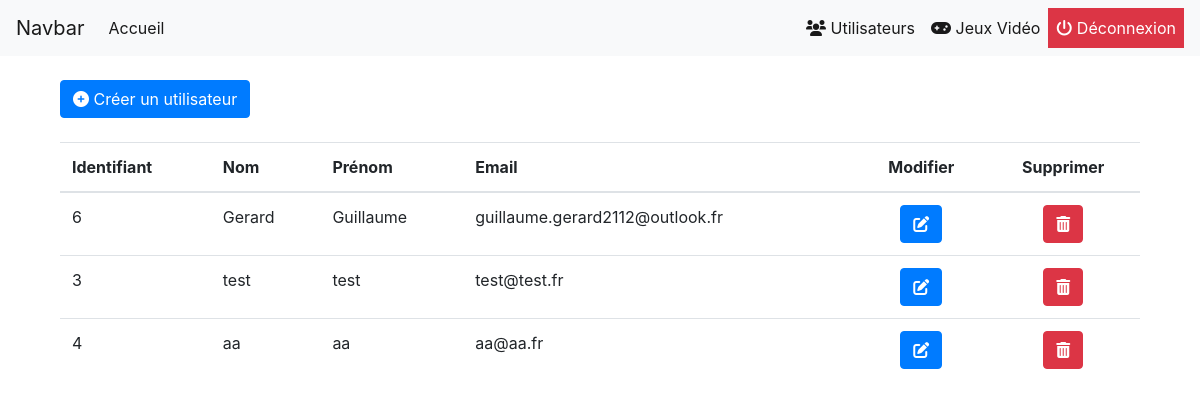
Page /index.php?page=utilisateurs (signed in) on the earlier database version.
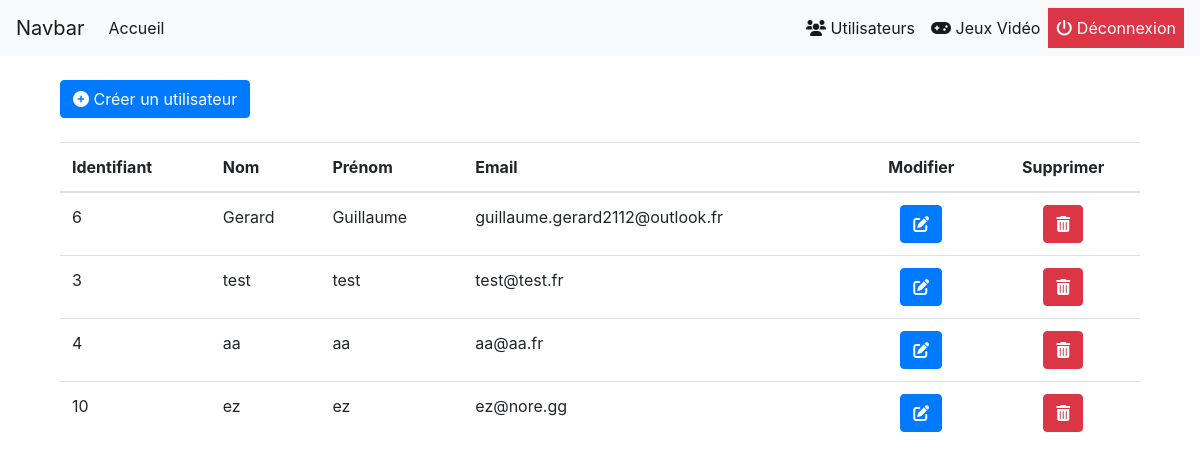
Same page on the later database version.
### tables this page shows
CREATE TABLE `utilisateurs` (
  `id` int(11) NOT NULL,
  `nom` varchar(150) NOT NULL,
  `prenom` varchar(150) NOT NULL,
  `email` varchar(255) NOT NULL,
  `password` varchar(255) NOT NULL
);

### models/Utilisateur.php (called while the page is built, shortened)
<?php
class Utilisateur{
	protected $_bdd;
	public function __construct()
	{
		try{
			$this->_bdd = new PDO('mysql:host=localhost;dbname=jeux_video;charset=utf8', 'root', 'root');
		}catch(Exception $e){
		    die('Erreur : '.$e->getMessage());
		}
	}
	public function getAllUtilisateurs()
	{
		$sql = "SELECT *
				FROM utilisateurs";
		$req = $this->_bdd->prepare($sql);
		$req->execute();
		$donnees = $req->fetchall(PDO::FETCH_ASSOC);
		return $donnees;
	}
}

### views/utilisateurs/utilisateurs.php (the view)
<div class="col-12">
	<a class="btn btn-primary" href="index.php?page=utilisateurs_create">
		<i class="fa-solid fa-circle-plus"></i> Créer un utilisateur
	</a>
</div>
<div class="col-12 mt-4">
	<table class="table">
		<thead>
			<tr>
				<th>Identifiant</th>
				<th>Nom</th>
				<th>Prénom</th>
				<th>Email</th>
				<th class="text-center">Modifier</th>
				<th class="text-center">Supprimer</th>
			</tr>
		</thead>
		<tbody>
			<?php
				foreach($utilisateurs as $utilisateur){
			?>
				<tr>
					<td><?php echo $utilisateur['id'];?></td>
					<td><?php echo $utilisateur['nom'];?></td>
					<td><?php echo $utilisateur['prenom'];?></td>
					<td><?php echo $utilisateur['email'];?></td>
					<td class="text-center">
						<a class="btn btn-primary" href="index.php?page=utilisateurs_update&id=<?php echo $utilisateur['id'];?>">
							<i class="fas fa-edit"></i>
						</a>
					</td>
					<td class="text-center">
						<a href="index.php?page=utilisateurs&action=delete&id=<?php echo $utilisateur['id'];?>" class="btn btn-danger">
							<i class="fas fa-trash-alt"></i>
						</a>
					</td>
				</tr>
			<?php
				}
			?>
		</tbody>
	</table>
</div>

### index.php (shortened to what this page needs)
<?php
$frontController = new FrontController();
$controller = $frontController->controllerChargeur();
?>
<!DOCTYPE html>
<html>
    <?php include_once 'views/head.php'; ?>
    <body>
    	<?php include_once 'views/menu.php'; ?>
    	<div class="container">
    		<div class="mt-4">
		    	<?php
		    		$controller->render(isset($_GET['page']) ? $_GET['page'] : '');
		    	?>
		    </div>
	    </div>
	</body>
</html>

### views/head.php (shortened to what this page needs)
<head>
    <link rel="stylesheet" href="resources/css/style.css">
    <link rel="stylesheet" href="resources/css/bootstrap.min.css">
    <link rel="stylesheet" href="resources/css/all.min.css">
</head>

### views/menu.php (shortened to what this page needs)
<nav class="navbar navbar-expand-lg navbar-light bg-light">
	<a class="navbar-brand" href="#">Navbar</a>
	<div class="collapse navbar-collapse" id="navbarSupportedContent">
		<ul class="navbar-nav mr-auto">
			<li class="nav-item active">
				<a class="nav-link" href="index.php?page=accueil">
					Accueil
				</a>
			</li>
		</ul>
		<ul class="navbar-nav ms-auto">
			<?php
				if(!empty($_SESSION['utilisateur'])){
			?>
			<li class="nav-item active">
				<a class="nav-link" href="index.php?page=utilisateurs">
					<i class="fa-solid fa-users"></i> Utilisateurs
				</a>
			</li>
			<li class="nav-item active">
				<a class="nav-link" href="index.php?page=jeux_video">
					<i class="fa-solid fa-gamepad"></i> Jeux Vidéo
				</a>
			</li>
			<li class="nav-item me-4">
				<a class="nav-link bg-danger text-white" href="index.php?page=connexion&action=deconnexion">
					<i class="fa-solid fa-power-off"></i> Déconnexion
				</a>
			</li>
			<?php
				}
			?>
		</ul>
	</div>
</nav>

### controllers/UtilisateurController.php (shortened to what this page needs)
<?php
require_once 'models/Utilisateur.php';
class UtilisateurController{
	private $_utilisateur;
	public function __construct()
	{
		$this->_utilisateur = new Utilisateur();
	}
	public function render()
	{
		if(!empty($_GET['page']) && $_GET['page'] === 'utilisateurs' && !empty($_GET['action']) && $_GET['action'] === 'delete' && !empty($_GET['id'])){
			$this->delete($_GET['id']);
		}
		elseif(!empty($_GET['page']) && $_GET['page'] === 'utilisateurs'){
			if(empty($_GET['action'])){
				$utilisateurs = $this->getAll();
			}
			include('./views/utilisateurs/utilisateurs.php');
		}
		elseif(!empty($_GET['page']) && $_GET['page'] === 'utilisateurs_create'){
			if(!empty($_GET['action']) && $_GET['action'] === 'create' ){
				$this->create();
			}
			include('./views/utilisateurs/utilisateurs_create.php');
		}else{
			return header('Location:index.php?page=accueil');
		}
	}
	public function getAll()
	{
		return $this->_utilisateur->getAllUtilisateurs();
	}
}

Differences in the rows shown:
added utilisateurs: id "10", nom "ez", prenom "ez", email "ez@nore.gg"
